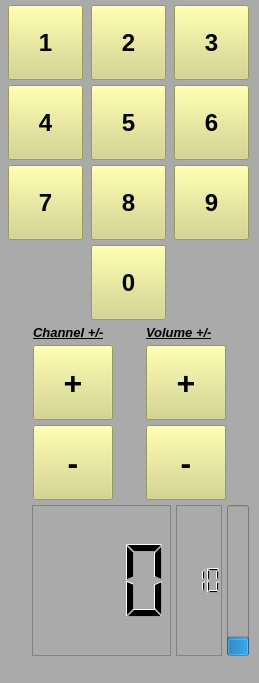
<?xml version="1.0" encoding="UTF-8"?>
<ui version="4.0">
 <class>MainWindow</class>
 <widget class="QMainWindow" name="MainWindow">
  <property name="geometry">
   <rect>
    <x>0</x>
    <y>0</y>
    <width>259</width>
    <height>683</height>
   </rect>
  </property>
  <property name="sizePolicy">
   <sizepolicy hsizetype="Fixed" vsizetype="Fixed">
    <horstretch>0</horstretch>
    <verstretch>0</verstretch>
   </sizepolicy>
  </property>
  <property name="maximumSize">
   <size>
    <width>259</width>
    <height>683</height>
   </size>
  </property>
  <property name="baseSize">
   <size>
    <width>260</width>
    <height>680</height>
   </size>
  </property>
  <property name="windowTitle">
   <string notr="true">Remote_Controller</string>
  </property>
  <property name="styleSheet">
   <string notr="true">background-color: rgb(170, 170, 170);</string>
  </property>
  <property name="toolButtonStyle">
   <enum>Qt::ToolButtonFollowStyle</enum>
  </property>
  <widget class="QWidget" name="centralwidget">
   <property name="sizePolicy">
    <sizepolicy hsizetype="Expanding" vsizetype="Expanding">
     <horstretch>0</horstretch>
     <verstretch>0</verstretch>
    </sizepolicy>
   </property>
   <layout class="QGridLayout" name="gridLayout">
    <property name="leftMargin">
     <number>5</number>
    </property>
    <property name="topMargin">
     <number>5</number>
    </property>
    <property name="rightMargin">
     <number>5</number>
    </property>
    <property name="bottomMargin">
     <number>5</number>
    </property>
    <property name="verticalSpacing">
     <number>5</number>
    </property>
    <item row="0" column="0">
     <layout class="QVBoxLayout" name="verticalLayout">
      <property name="spacing">
       <number>5</number>
      </property>
      <item>
       <layout class="QGridLayout" name="keyboard">
        <property name="sizeConstraint">
         <enum>QLayout::SetFixedSize</enum>
        </property>
        <property name="leftMargin">
         <number>0</number>
        </property>
        <item row="3" column="2">
         <widget class="QPushButton" name="num6">
          <property name="sizePolicy">
           <sizepolicy hsizetype="Fixed" vsizetype="Fixed">
            <horstretch>0</horstretch>
            <verstretch>0</verstretch>
           </sizepolicy>
          </property>
          <property name="minimumSize">
           <size>
            <width>75</width>
            <height>75</height>
           </size>
          </property>
          <property name="maximumSize">
           <size>
            <width>0</width>
            <height>75</height>
           </size>
          </property>
          <property name="font">
           <font>
            <pointsize>18</pointsize>
            <weight>75</weight>
            <bold>true</bold>
           </font>
          </property>
          <property name="styleSheet">
           <string notr="true">background-color: rgb(212, 213, 128);</string>
          </property>
          <property name="text">
           <string>6</string>
          </property>
         </widget>
        </item>
        <item row="0" column="0">
         <widget class="QPushButton" name="num1">
          <property name="sizePolicy">
           <sizepolicy hsizetype="Fixed" vsizetype="Fixed">
            <horstretch>0</horstretch>
            <verstretch>0</verstretch>
           </sizepolicy>
          </property>
          <property name="minimumSize">
           <size>
            <width>75</width>
            <height>75</height>
           </size>
          </property>
          <property name="maximumSize">
           <size>
            <width>0</width>
            <height>75</height>
           </size>
          </property>
          <property name="font">
           <font>
            <pointsize>18</pointsize>
            <weight>75</weight>
            <bold>true</bold>
           </font>
          </property>
          <property name="styleSheet">
           <string notr="true">background-color: rgb(212, 213, 128);</string>
          </property>
          <property name="text">
           <string>1</string>
          </property>
          <property name="flat">
           <bool>false</bool>
          </property>
         </widget>
        </item>
        <item row="7" column="0">
         <widget class="QPushButton" name="num7">
          <property name="sizePolicy">
           <sizepolicy hsizetype="Fixed" vsizetype="Fixed">
            <horstretch>0</horstretch>
            <verstretch>0</verstretch>
           </sizepolicy>
          </property>
          <property name="minimumSize">
           <size>
            <width>75</width>
            <height>75</height>
           </size>
          </property>
          <property name="maximumSize">
           <size>
            <width>0</width>
            <height>75</height>
           </size>
          </property>
          <property name="font">
           <font>
            <pointsize>18</pointsize>
            <weight>75</weight>
            <bold>true</bold>
           </font>
          </property>
          <property name="styleSheet">
           <string notr="true">background-color: rgb(212, 213, 128);</string>
          </property>
          <property name="text">
           <string>7</string>
          </property>
         </widget>
        </item>
        <item row="0" column="2">
         <widget class="QPushButton" name="num3">
          <property name="sizePolicy">
           <sizepolicy hsizetype="Fixed" vsizetype="Fixed">
            <horstretch>0</horstretch>
            <verstretch>0</verstretch>
           </sizepolicy>
          </property>
          <property name="minimumSize">
           <size>
            <width>75</width>
            <height>75</height>
           </size>
          </property>
          <property name="maximumSize">
           <size>
            <width>0</width>
            <height>75</height>
           </size>
          </property>
          <property name="font">
           <font>
            <pointsize>18</pointsize>
            <weight>75</weight>
            <bold>true</bold>
           </font>
          </property>
          <property name="styleSheet">
           <string notr="true">background-color: rgb(212, 213, 128);</string>
          </property>
          <property name="text">
           <string>3</string>
          </property>
         </widget>
        </item>
        <item row="3" column="0">
         <widget class="QPushButton" name="num4">
          <property name="sizePolicy">
           <sizepolicy hsizetype="Fixed" vsizetype="Fixed">
            <horstretch>0</horstretch>
            <verstretch>0</verstretch>
           </sizepolicy>
          </property>
          <property name="minimumSize">
           <size>
            <width>75</width>
            <height>75</height>
           </size>
          </property>
          <property name="maximumSize">
           <size>
            <width>0</width>
            <height>75</height>
           </size>
          </property>
          <property name="font">
           <font>
            <pointsize>18</pointsize>
            <weight>75</weight>
            <bold>true</bold>
           </font>
          </property>
          <property name="styleSheet">
           <string notr="true">background-color: rgb(212, 213, 128);</string>
          </property>
          <property name="text">
           <string>4</string>
          </property>
         </widget>
        </item>
        <item row="8" column="1">
         <widget class="QPushButton" name="num0">
          <property name="sizePolicy">
           <sizepolicy hsizetype="Fixed" vsizetype="Fixed">
            <horstretch>0</horstretch>
            <verstretch>0</verstretch>
           </sizepolicy>
          </property>
          <property name="minimumSize">
           <size>
            <width>75</width>
            <height>75</height>
           </size>
          </property>
          <property name="maximumSize">
           <size>
            <width>0</width>
            <height>75</height>
           </size>
          </property>
          <property name="baseSize">
           <size>
            <width>74</width>
            <height>74</height>
           </size>
          </property>
          <property name="font">
           <font>
            <pointsize>18</pointsize>
            <weight>75</weight>
            <bold>true</bold>
           </font>
          </property>
          <property name="styleSheet">
           <string notr="true">background-color: rgb(212, 213, 128);</string>
          </property>
          <property name="text">
           <string>0</string>
          </property>
         </widget>
        </item>
        <item row="0" column="1">
         <widget class="QPushButton" name="num2">
          <property name="sizePolicy">
           <sizepolicy hsizetype="Fixed" vsizetype="Fixed">
            <horstretch>0</horstretch>
            <verstretch>0</verstretch>
           </sizepolicy>
          </property>
          <property name="minimumSize">
           <size>
            <width>75</width>
            <height>75</height>
           </size>
          </property>
          <property name="maximumSize">
           <size>
            <width>0</width>
            <height>75</height>
           </size>
          </property>
          <property name="font">
           <font>
            <pointsize>18</pointsize>
            <weight>75</weight>
            <bold>true</bold>
           </font>
          </property>
          <property name="styleSheet">
           <string notr="true">background-color: rgb(212, 213, 128);</string>
          </property>
          <property name="text">
           <string>2</string>
          </property>
         </widget>
        </item>
        <item row="7" column="2">
         <widget class="QPushButton" name="num9">
          <property name="sizePolicy">
           <sizepolicy hsizetype="Fixed" vsizetype="Fixed">
            <horstretch>0</horstretch>
            <verstretch>0</verstretch>
           </sizepolicy>
          </property>
          <property name="minimumSize">
           <size>
            <width>75</width>
            <height>75</height>
           </size>
          </property>
          <property name="maximumSize">
           <size>
            <width>0</width>
            <height>75</height>
           </size>
          </property>
          <property name="font">
           <font>
            <pointsize>18</pointsize>
            <weight>75</weight>
            <bold>true</bold>
           </font>
          </property>
          <property name="autoFillBackground">
           <bool>false</bool>
          </property>
          <property name="styleSheet">
           <string notr="true">background-color: rgb(212, 213, 128);</string>
          </property>
          <property name="text">
           <string>9</string>
          </property>
         </widget>
        </item>
        <item row="7" column="1">
         <widget class="QPushButton" name="num8">
          <property name="sizePolicy">
           <sizepolicy hsizetype="Fixed" vsizetype="Fixed">
            <horstretch>0</horstretch>
            <verstretch>0</verstretch>
           </sizepolicy>
          </property>
          <property name="minimumSize">
           <size>
            <width>75</width>
            <height>75</height>
           </size>
          </property>
          <property name="maximumSize">
           <size>
            <width>0</width>
            <height>75</height>
           </size>
          </property>
          <property name="font">
           <font>
            <pointsize>18</pointsize>
            <weight>75</weight>
            <bold>true</bold>
           </font>
          </property>
          <property name="styleSheet">
           <string notr="true">background-color: rgb(212, 213, 128);</string>
          </property>
          <property name="text">
           <string>8</string>
          </property>
         </widget>
        </item>
        <item row="3" column="1">
         <widget class="QPushButton" name="num5">
          <property name="sizePolicy">
           <sizepolicy hsizetype="Fixed" vsizetype="Fixed">
            <horstretch>0</horstretch>
            <verstretch>0</verstretch>
           </sizepolicy>
          </property>
          <property name="minimumSize">
           <size>
            <width>75</width>
            <height>75</height>
           </size>
          </property>
          <property name="maximumSize">
           <size>
            <width>0</width>
            <height>75</height>
           </size>
          </property>
          <property name="font">
           <font>
            <pointsize>18</pointsize>
            <weight>75</weight>
            <bold>true</bold>
           </font>
          </property>
          <property name="styleSheet">
           <string notr="true">background-color: rgb(212, 213, 128);</string>
          </property>
          <property name="text">
           <string>5</string>
          </property>
         </widget>
        </item>
       </layout>
      </item>
      <item>
       <layout class="QGridLayout" name="generalControl">
        <property name="sizeConstraint">
         <enum>QLayout::SetNoConstraint</enum>
        </property>
        <item row="1" column="1">
         <widget class="QPushButton" name="volIncrement">
          <property name="sizePolicy">
           <sizepolicy hsizetype="Fixed" vsizetype="Fixed">
            <horstretch>0</horstretch>
            <verstretch>0</verstretch>
           </sizepolicy>
          </property>
          <property name="minimumSize">
           <size>
            <width>75</width>
            <height>75</height>
           </size>
          </property>
          <property name="font">
           <font>
            <pointsize>24</pointsize>
            <weight>75</weight>
            <bold>true</bold>
           </font>
          </property>
          <property name="styleSheet">
           <string notr="true">background-color: rgb(212, 213, 128);</string>
          </property>
          <property name="text">
           <string>+</string>
          </property>
          <property name="autoRepeat">
           <bool>true</bool>
          </property>
         </widget>
        </item>
        <item row="0" column="1">
         <widget class="QLabel" name="label_2">
          <property name="sizePolicy">
           <sizepolicy hsizetype="Fixed" vsizetype="Fixed">
            <horstretch>0</horstretch>
            <verstretch>0</verstretch>
           </sizepolicy>
          </property>
          <property name="font">
           <font>
            <pointsize>10</pointsize>
            <weight>75</weight>
            <italic>true</italic>
            <bold>true</bold>
            <underline>true</underline>
           </font>
          </property>
          <property name="text">
           <string notr="true">Volume +/-</string>
          </property>
          <property name="textFormat">
           <enum>Qt::PlainText</enum>
          </property>
          <property name="scaledContents">
           <bool>true</bool>
          </property>
          <property name="textInteractionFlags">
           <set>Qt::NoTextInteraction</set>
          </property>
         </widget>
        </item>
        <item row="1" column="0">
         <widget class="QPushButton" name="chIncrement">
          <property name="sizePolicy">
           <sizepolicy hsizetype="Fixed" vsizetype="Fixed">
            <horstretch>0</horstretch>
            <verstretch>0</verstretch>
           </sizepolicy>
          </property>
          <property name="minimumSize">
           <size>
            <width>75</width>
            <height>75</height>
           </size>
          </property>
          <property name="font">
           <font>
            <pointsize>24</pointsize>
            <weight>75</weight>
            <bold>true</bold>
           </font>
          </property>
          <property name="styleSheet">
           <string notr="true">background-color: rgb(212, 213, 128);</string>
          </property>
          <property name="text">
           <string>+</string>
          </property>
         </widget>
        </item>
        <item row="0" column="0">
         <widget class="QLabel" name="label">
          <property name="sizePolicy">
           <sizepolicy hsizetype="Fixed" vsizetype="Fixed">
            <horstretch>0</horstretch>
            <verstretch>0</verstretch>
           </sizepolicy>
          </property>
          <property name="font">
           <font>
            <pointsize>10</pointsize>
            <weight>75</weight>
            <italic>true</italic>
            <bold>true</bold>
            <underline>true</underline>
           </font>
          </property>
          <property name="text">
           <string notr="true">Channel +/-</string>
          </property>
          <property name="textFormat">
           <enum>Qt::PlainText</enum>
          </property>
          <property name="textInteractionFlags">
           <set>Qt::NoTextInteraction</set>
          </property>
         </widget>
        </item>
        <item row="2" column="0">
         <widget class="QPushButton" name="chDecrement">
          <property name="sizePolicy">
           <sizepolicy hsizetype="Fixed" vsizetype="Fixed">
            <horstretch>0</horstretch>
            <verstretch>0</verstretch>
           </sizepolicy>
          </property>
          <property name="minimumSize">
           <size>
            <width>75</width>
            <height>75</height>
           </size>
          </property>
          <property name="font">
           <font>
            <pointsize>24</pointsize>
            <weight>75</weight>
            <bold>true</bold>
           </font>
          </property>
          <property name="styleSheet">
           <string notr="true">background-color: rgb(212, 213, 128);</string>
          </property>
          <property name="text">
           <string>-</string>
          </property>
         </widget>
        </item>
        <item row="2" column="1">
         <widget class="QPushButton" name="volDecrement">
          <property name="sizePolicy">
           <sizepolicy hsizetype="Fixed" vsizetype="Fixed">
            <horstretch>0</horstretch>
            <verstretch>0</verstretch>
           </sizepolicy>
          </property>
          <property name="minimumSize">
           <size>
            <width>75</width>
            <height>75</height>
           </size>
          </property>
          <property name="font">
           <font>
            <pointsize>24</pointsize>
            <weight>75</weight>
            <bold>true</bold>
           </font>
          </property>
          <property name="styleSheet">
           <string notr="true">background-color: rgb(212, 213, 128);</string>
          </property>
          <property name="text">
           <string>-</string>
          </property>
          <property name="autoRepeat">
           <bool>true</bool>
          </property>
         </widget>
        </item>
       </layout>
      </item>
      <item>
       <layout class="QHBoxLayout" name="displays" stretch="0,1,0,0">
        <property name="spacing">
         <number>5</number>
        </property>
        <property name="sizeConstraint">
         <enum>QLayout::SetDefaultConstraint</enum>
        </property>
        <property name="leftMargin">
         <number>2</number>
        </property>
        <property name="topMargin">
         <number>0</number>
        </property>
        <property name="rightMargin">
         <number>5</number>
        </property>
        <item>
         <widget class="QLabel" name="InputIndicator">
          <property name="sizePolicy">
           <sizepolicy hsizetype="Fixed" vsizetype="Fixed">
            <horstretch>0</horstretch>
            <verstretch>0</verstretch>
           </sizepolicy>
          </property>
          <property name="minimumSize">
           <size>
            <width>20</width>
            <height>0</height>
           </size>
          </property>
          <property name="maximumSize">
           <size>
            <width>20</width>
            <height>16777215</height>
           </size>
          </property>
          <property name="font">
           <font>
            <pointsize>10</pointsize>
            <weight>75</weight>
            <bold>true</bold>
           </font>
          </property>
          <property name="contextMenuPolicy">
           <enum>Qt::NoContextMenu</enum>
          </property>
          <property name="styleSheet">
           <string notr="true">color: rgb(170, 170, 170);</string>
          </property>
          <property name="text">
           <string notr="true">R</string>
          </property>
          <property name="textFormat">
           <enum>Qt::PlainText</enum>
          </property>
          <property name="alignment">
           <set>Qt::AlignLeading|Qt::AlignLeft|Qt::AlignTop</set>
          </property>
          <property name="margin">
           <number>2</number>
          </property>
          <property name="textInteractionFlags">
           <set>Qt::NoTextInteraction</set>
          </property>
         </widget>
        </item>
        <item>
         <widget class="QLCDNumber" name="channel">
          <property name="font">
           <font>
            <pointsize>8</pointsize>
            <weight>75</weight>
            <bold>true</bold>
           </font>
          </property>
          <property name="frameShape">
           <enum>QFrame::StyledPanel</enum>
          </property>
          <property name="frameShadow">
           <enum>QFrame::Sunken</enum>
          </property>
          <property name="lineWidth">
           <number>3</number>
          </property>
          <property name="midLineWidth">
           <number>0</number>
          </property>
          <property name="digitCount">
           <number>3</number>
          </property>
          <property name="mode">
           <enum>QLCDNumber::Dec</enum>
          </property>
          <property name="segmentStyle">
           <enum>QLCDNumber::Filled</enum>
          </property>
          <property name="intValue" stdset="0">
           <number>0</number>
          </property>
         </widget>
        </item>
        <item>
         <widget class="QLCDNumber" name="volume">
          <property name="styleSheet">
           <string notr="true"/>
          </property>
          <property name="frameShape">
           <enum>QFrame::StyledPanel</enum>
          </property>
          <property name="frameShadow">
           <enum>QFrame::Sunken</enum>
          </property>
          <property name="lineWidth">
           <number>3</number>
          </property>
          <property name="midLineWidth">
           <number>1</number>
          </property>
          <property name="digitCount">
           <number>3</number>
          </property>
          <property name="segmentStyle">
           <enum>QLCDNumber::Filled</enum>
          </property>
          <property name="value" stdset="0">
           <double>10.000000000000000</double>
          </property>
         </widget>
        </item>
        <item>
         <widget class="QProgressBar" name="volProgressBar">
          <property name="value">
           <number>10</number>
          </property>
          <property name="orientation">
           <enum>Qt::Vertical</enum>
          </property>
          <property name="format">
           <string notr="true">%p%</string>
          </property>
         </widget>
        </item>
       </layout>
      </item>
     </layout>
    </item>
   </layout>
  </widget>
  <widget class="QMenuBar" name="menubar">
   <property name="geometry">
    <rect>
     <x>0</x>
     <y>0</y>
     <width>259</width>
     <height>21</height>
    </rect>
   </property>
  </widget>
  <widget class="QStatusBar" name="statusbar"/>
 </widget>
 <resources/>
 <connections>
  <connection>
   <sender>volDecrement</sender>
   <signal>clicked()</signal>
   <receiver>MainWindow</receiver>
   <slot>volumeDown()</slot>
   <hints>
    <hint type="sourcelabel">
     <x>182</x>
     <y>507</y>
    </hint>
    <hint type="destinationlabel">
     <x>243</x>
     <y>501</y>
    </hint>
   </hints>
  </connection>
  <connection>
   <sender>volIncrement</sender>
   <signal>clicked()</signal>
   <receiver>MainWindow</receiver>
   <slot>volumeUp()</slot>
   <hints>
    <hint type="sourcelabel">
     <x>196</x>
     <y>433</y>
    </hint>
    <hint type="destinationlabel">
     <x>244</x>
     <y>477</y>
    </hint>
   </hints>
  </connection>
  <connection>
   <sender>chIncrement</sender>
   <signal>clicked()</signal>
   <receiver>MainWindow</receiver>
   <slot>channelUp()</slot>
   <hints>
    <hint type="sourcelabel">
     <x>49</x>
     <y>425</y>
    </hint>
    <hint type="destinationlabel">
     <x>20</x>
     <y>425</y>
    </hint>
   </hints>
  </connection>
  <connection>
   <sender>chDecrement</sender>
   <signal>clicked()</signal>
   <receiver>MainWindow</receiver>
   <slot>channelDown()</slot>
   <hints>
    <hint type="sourcelabel">
     <x>52</x>
     <y>481</y>
    </hint>
    <hint type="destinationlabel">
     <x>13</x>
     <y>481</y>
    </hint>
   </hints>
  </connection>
  <connection>
   <sender>num0</sender>
   <signal>clicked()</signal>
   <receiver>MainWindow</receiver>
   <slot>num0()</slot>
   <hints>
    <hint type="sourcelabel">
     <x>111</x>
     <y>323</y>
    </hint>
    <hint type="destinationlabel">
     <x>13</x>
     <y>286</y>
    </hint>
   </hints>
  </connection>
  <connection>
   <sender>num1</sender>
   <signal>clicked()</signal>
   <receiver>MainWindow</receiver>
   <slot>num1()</slot>
   <hints>
    <hint type="sourcelabel">
     <x>38</x>
     <y>68</y>
    </hint>
    <hint type="destinationlabel">
     <x>16</x>
     <y>318</y>
    </hint>
   </hints>
  </connection>
  <connection>
   <sender>num2</sender>
   <signal>clicked()</signal>
   <receiver>MainWindow</receiver>
   <slot>num2()</slot>
   <hints>
    <hint type="sourcelabel">
     <x>126</x>
     <y>73</y>
    </hint>
    <hint type="destinationlabel">
     <x>117</x>
     <y>24</y>
    </hint>
   </hints>
  </connection>
  <connection>
   <sender>num3</sender>
   <signal>clicked()</signal>
   <receiver>MainWindow</receiver>
   <slot>num3()</slot>
   <hints>
    <hint type="sourcelabel">
     <x>188</x>
     <y>50</y>
    </hint>
    <hint type="destinationlabel">
     <x>185</x>
     <y>25</y>
    </hint>
   </hints>
  </connection>
  <connection>
   <sender>num4</sender>
   <signal>clicked()</signal>
   <receiver>MainWindow</receiver>
   <slot>num4()</slot>
   <hints>
    <hint type="sourcelabel">
     <x>62</x>
     <y>161</y>
    </hint>
    <hint type="destinationlabel">
     <x>30</x>
     <y>303</y>
    </hint>
   </hints>
  </connection>
  <connection>
   <sender>num5</sender>
   <signal>clicked()</signal>
   <receiver>MainWindow</receiver>
   <slot>num5()</slot>
   <hints>
    <hint type="sourcelabel">
     <x>129</x>
     <y>161</y>
    </hint>
    <hint type="destinationlabel">
     <x>64</x>
     <y>319</y>
    </hint>
   </hints>
  </connection>
  <connection>
   <sender>num6</sender>
   <signal>clicked()</signal>
   <receiver>MainWindow</receiver>
   <slot>num6()</slot>
   <hints>
    <hint type="sourcelabel">
     <x>215</x>
     <y>160</y>
    </hint>
    <hint type="destinationlabel">
     <x>222</x>
     <y>22</y>
    </hint>
   </hints>
  </connection>
  <connection>
   <sender>num7</sender>
   <signal>clicked()</signal>
   <receiver>MainWindow</receiver>
   <slot>num7()</slot>
   <hints>
    <hint type="sourcelabel">
     <x>75</x>
     <y>245</y>
    </hint>
    <hint type="destinationlabel">
     <x>45</x>
     <y>350</y>
    </hint>
   </hints>
  </connection>
  <connection>
   <sender>num8</sender>
   <signal>clicked()</signal>
   <receiver>MainWindow</receiver>
   <slot>num8()</slot>
   <hints>
    <hint type="sourcelabel">
     <x>150</x>
     <y>241</y>
    </hint>
    <hint type="destinationlabel">
     <x>196</x>
     <y>286</y>
    </hint>
   </hints>
  </connection>
  <connection>
   <sender>num9</sender>
   <signal>clicked()</signal>
   <receiver>MainWindow</receiver>
   <slot>num9()</slot>
   <hints>
    <hint type="sourcelabel">
     <x>218</x>
     <y>238</y>
    </hint>
    <hint type="destinationlabel">
     <x>180</x>
     <y>298</y>
    </hint>
   </hints>
  </connection>
  <connection>
   <sender>volIncrement</sender>
   <signal>released()</signal>
   <receiver>MainWindow</receiver>
   <slot>setSpeedVolUp()</slot>
   <hints>
    <hint type="sourcelabel">
     <x>176</x>
     <y>401</y>
    </hint>
    <hint type="destinationlabel">
     <x>217</x>
     <y>331</y>
    </hint>
   </hints>
  </connection>
  <connection>
   <sender>volDecrement</sender>
   <signal>released()</signal>
   <receiver>MainWindow</receiver>
   <slot>setSpeedVolDown()</slot>
   <hints>
    <hint type="sourcelabel">
     <x>174</x>
     <y>467</y>
    </hint>
    <hint type="destinationlabel">
     <x>231</x>
     <y>423</y>
    </hint>
   </hints>
  </connection>
 </connections>
 <slots>
  <slot>volumeUp()</slot>
  <slot>volumeDown()</slot>
  <slot>channelUp()</slot>
  <slot>channelDown()</slot>
  <slot>num0()</slot>
  <slot>num1()</slot>
  <slot>num2()</slot>
  <slot>num3()</slot>
  <slot>num4()</slot>
  <slot>num5()</slot>
  <slot>num6()</slot>
  <slot>num7()</slot>
  <slot>num8()</slot>
  <slot>num9()</slot>
  <slot>blinkingIndicator()</slot>
  <slot>setSpeedVolUp()</slot>
  <slot>setSpeedVolDown()</slot>
 </slots>
</ui>
